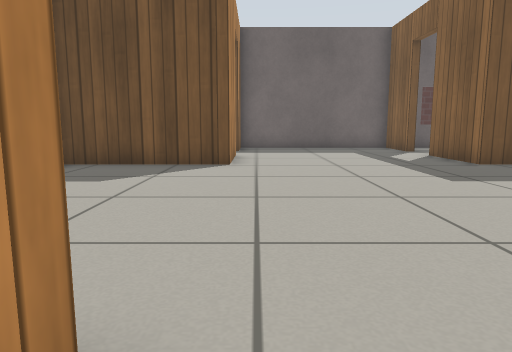
view 1 (above)

21 first-person views from a walk through a Gazebo world. The camera is 0.5 m above the floor, tilts 8° down and sees 70° across. The floor is counted in squares, 0.5 m on a side. Each view is taken from the middle of a square. On the plan, view 1 faces up. The plan holds only what a view shows up to about 13 squares ahead; the rest is blank. Gazebo's built-in surfaces are drawn with simple patterns.

view 2
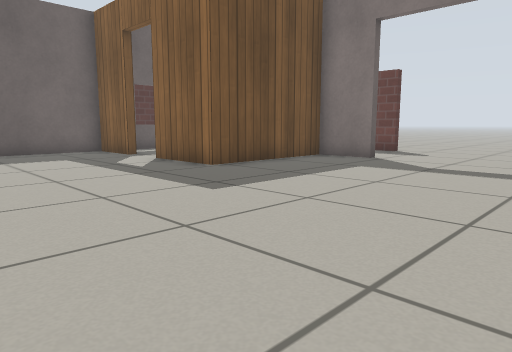

view 3
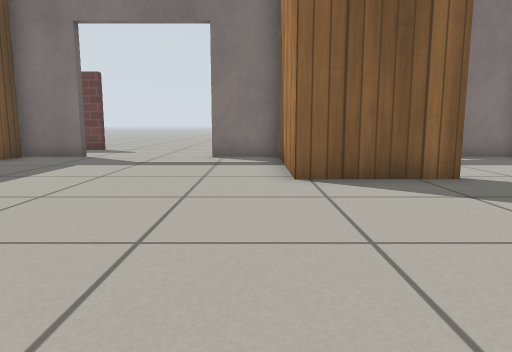

view 4
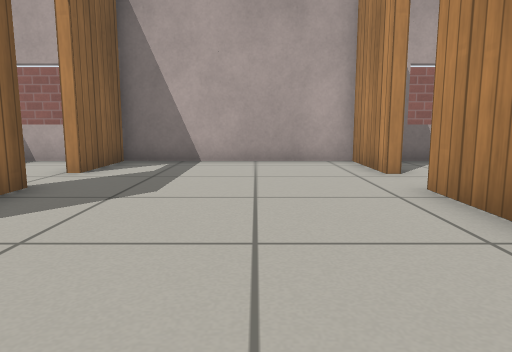

view 5
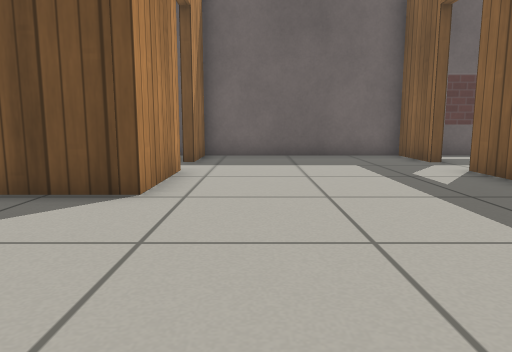

view 6
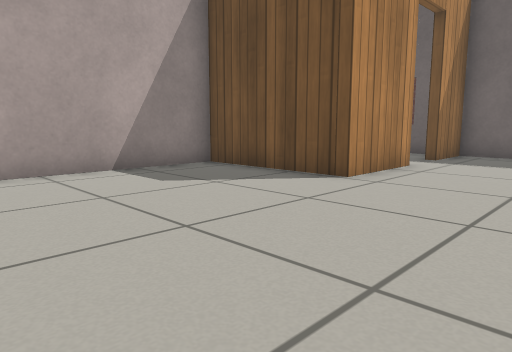

view 7
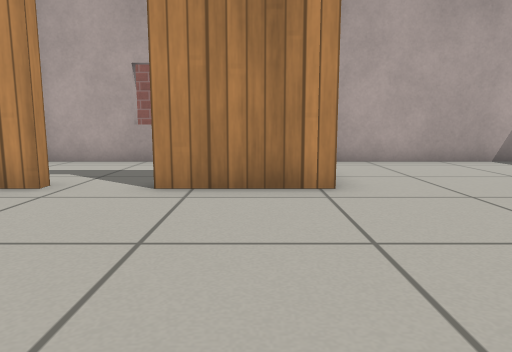

view 8
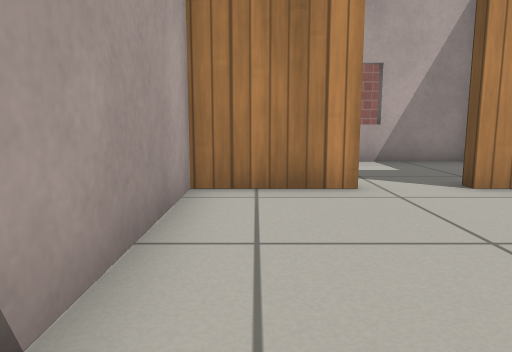

view 9
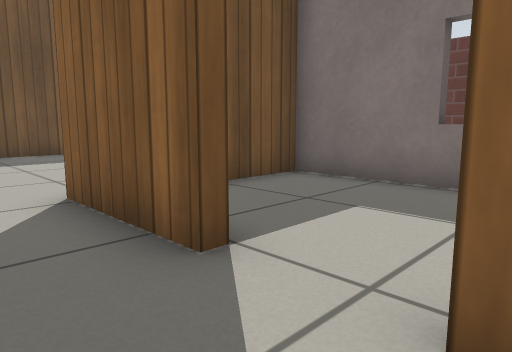

view 10
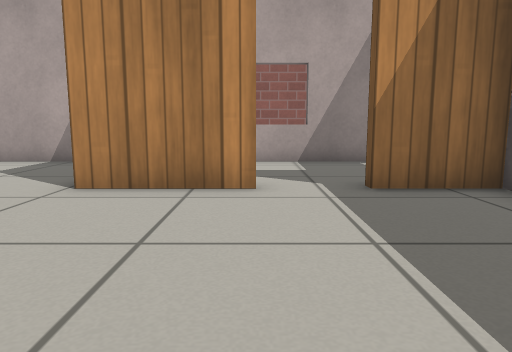

view 11
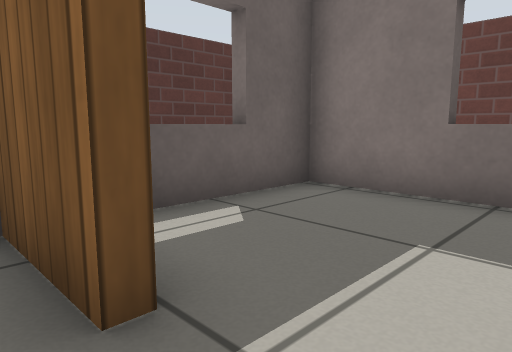

view 12
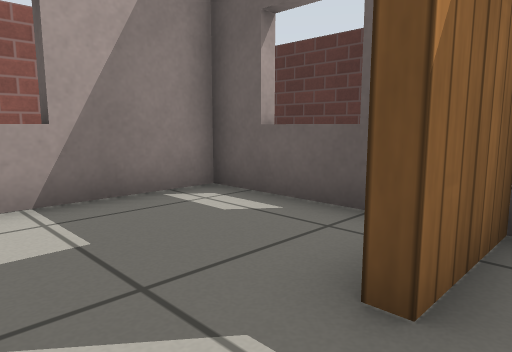

view 13
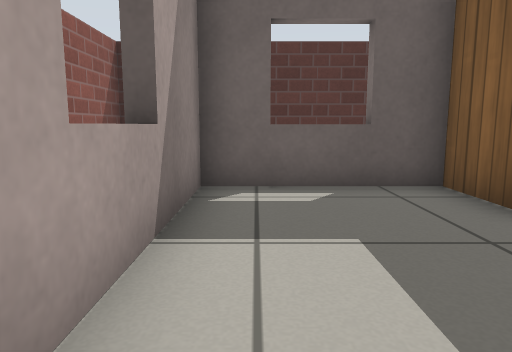

view 14
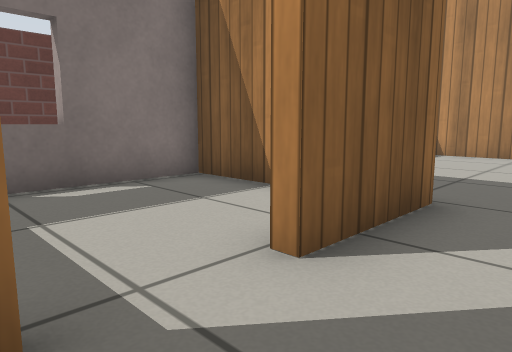

view 15
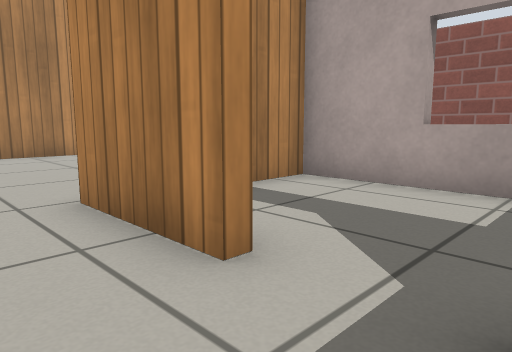

view 16
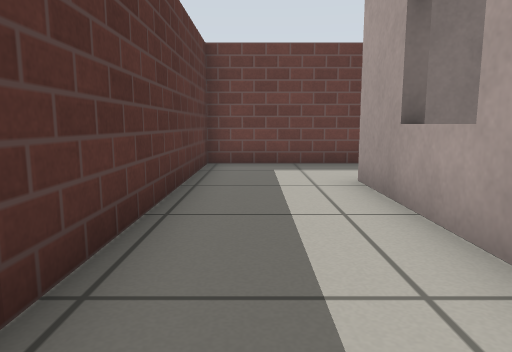

view 17
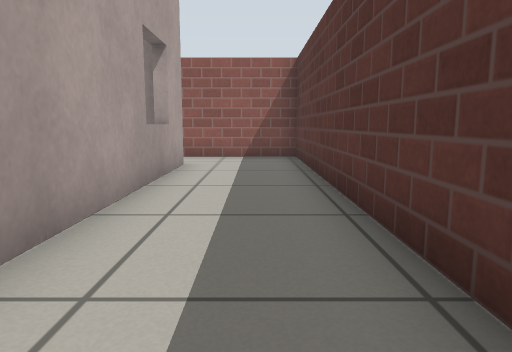

view 18
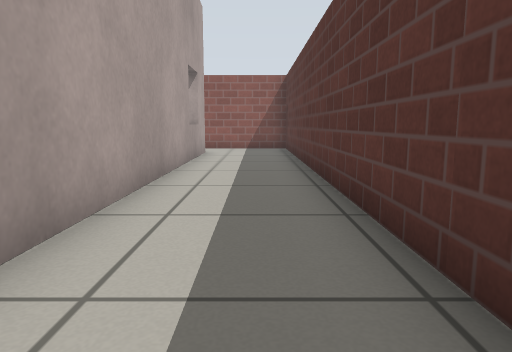

view 19
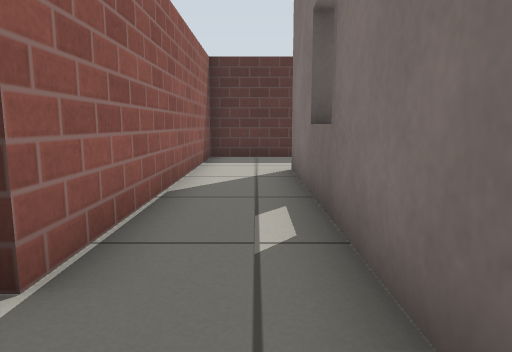

view 20
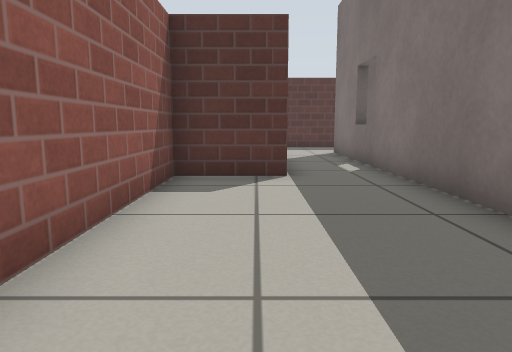

view 21
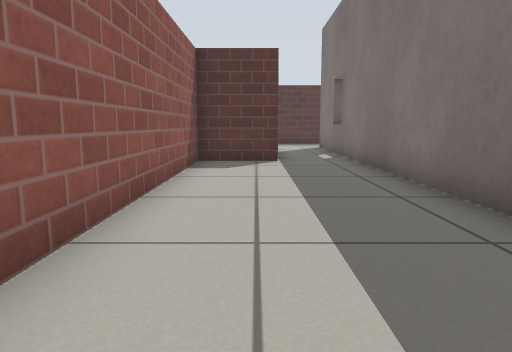

### Floor plan
Points are (right, up) in squares from view 1. A wall is a line through its corners. A room is listed if a view was taken in it or the views show most of it. See-through windows are left out.
Room 1 (views 1, 2, 3, 4, 5, 6, 7, 8, 9, 10, 11, 12, 14, 15)
walls: (-0.7, 1.4) (-0.7, -1.6); (-3.4, 1.3) (-1.2, 1.3); (-0.7, 12.1) (-0.7, 9.2) (-4.9, 9.2) (-4.9, 2.1); (5.6, -1.8) (5.6, 1.3) (10.2, 1.3) (10.2, 3.4); (10.2, 7.3) (10.2, 9.2) (5.6, 9.2) (5.6, 12); (-0.7, -3.4) (-0.7, -6) (5.6, -6) (5.6, -3.5); (5.6, 13.6) (5.6, 15.9) (-0.7, 15.9) (-0.7, 13.8)
ways out: open door at (-1, 12.5) to room 2; open door at (6, -2.5) to room 4; open door at (6, 12.5) to room 5; open door at (-1, -2.5) to room 6; open door at (10, 5.5)
Room 2 (view 13)
walls: (-1, 14.2) (-1, 15.9) (-4.9, 15.9) (-4.9, 9.5) (-3.4, 9.5)
ways out: open door at (-1, 12.5) to room 1
Room 3 (views 16, 17, 18, 19, 20, 21)
walls: (-5.2, 3.9) (-5.2, 16.2) (10.5, 16.2); (13.4, 16.6) (13.4, 19.3) (-7.4, 19.3) (-7.4, 10) (-9.6, 10) (-9.6, 2.1)
ways out: opening at (11.5, 17)
Room 4 (no view inside)
walls: (10.2, -2.4) (10.2, 1) (8.3, 1); (10.2, -5.9) (10.2, -4.2)
low walls: (7.1, -6) (8.4, -6)
ways out: open door at (6, -2.5) to room 1
Room 5 (no view inside)
walls: (8.1, 9.5) (10.2, 9.5) (10.2, 15.9) (7, 15.9)
ways out: open door at (6, 12.5) to room 1
Room 6 (no view inside)
walls: (-4.9, 0.8) (-4.9, -5.8); (-2.9, -6) (-2, -6)
ways out: open door at (-1, -2.5) to room 1

Where each view was taken, in squares from view 1:
view 1: 0 up, 0 right, facing up
view 2: 2 up, 0 right, facing up-right
view 3: 2 up, 1 left, facing right
view 4: 4 up, 2 right, facing down
view 5: 4 up, 1 right, facing up
view 6: 3 up, 3 right, facing up-left
view 7: 0 up, 5 right, facing left
view 8: 5 down, 5 right, facing left
view 9: 4 down, 4 right, facing up-right
view 10: 12 up, 5 right, facing left
view 11: 12 up, 5 right, facing up-right
view 12: 12 up, 0 right, facing up-left
view 13: 10 up, 4 left, facing up
view 14: 14 up, 4 right, facing down-right
view 15: 14 up, 1 right, facing down-left
view 16: 18 up, 4 right, facing right
view 17: 18 up, 4 right, facing left
view 18: 18 up, 8 right, facing left
view 19: 8 up, 6 left, facing up
view 20: 3 up, 8 left, facing up
view 21: 0 up, 8 left, facing up
